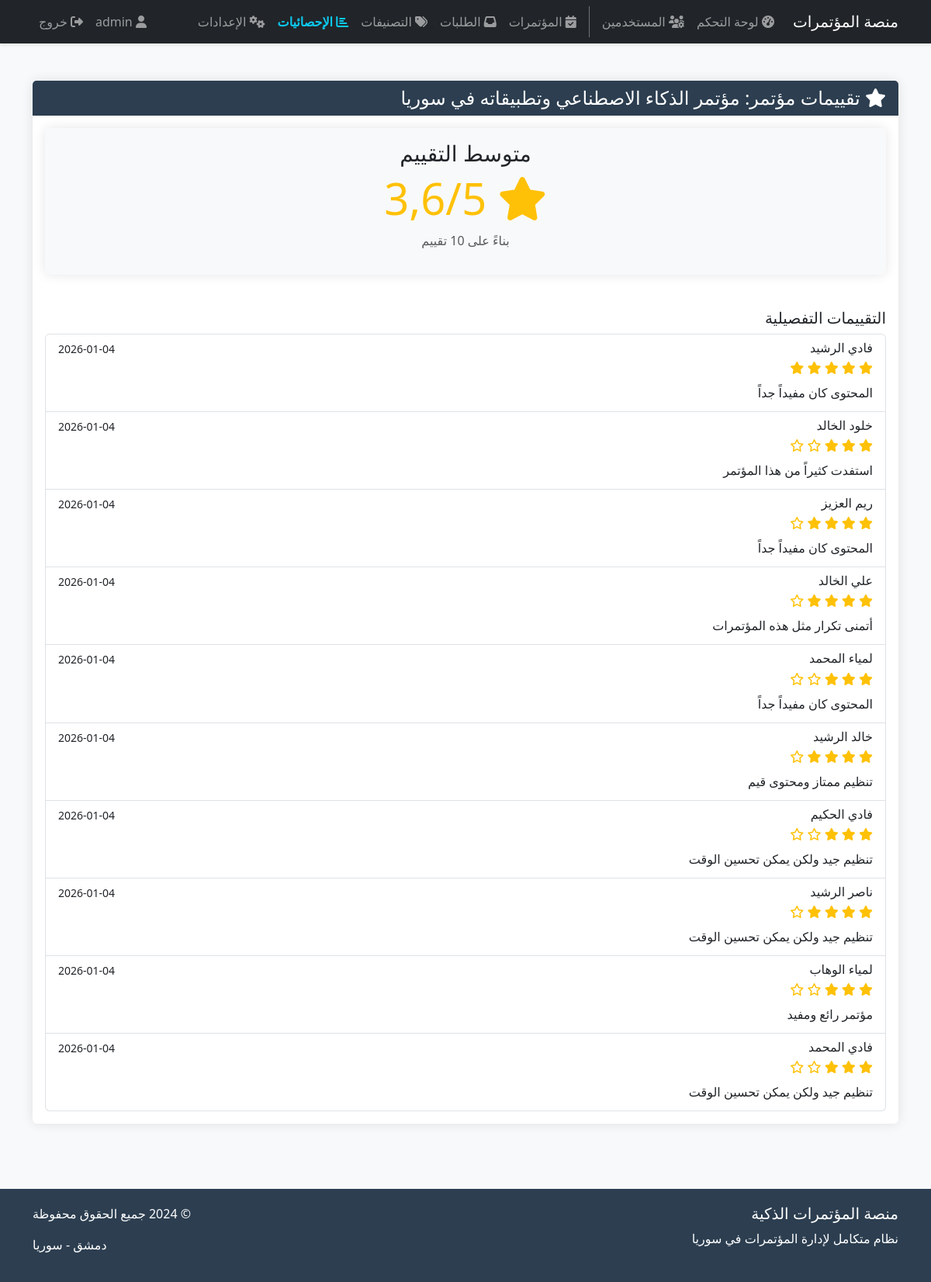
Screenshot of /conference/conferences/1/ratings/ (signed in) with the database file from the repository.
### conference/models.py (models this page shows, shortened)
class Conference(models.Model):
    STATUS_CHOICES = [
        ('pending', 'قيد الانتظار'),
        ('approved', 'مقبول'),
        ('rejected', 'مرفوض'),
        ('active', 'نشط'),
        ('completed', 'منتهي'),
        ('cancelled', 'ملغي'),
    ]
    title = models.CharField(max_length=200)
    description = models.TextField()
    category = models.ForeignKey(Category, on_delete=models.SET_NULL, null=True)
    organizer = models.ForeignKey(UserProfile, on_delete=models.CASCADE)
    start_date = models.DateTimeField()
    end_date = models.DateTimeField()
    location = models.CharField(max_length=200)
    city = models.ForeignKey(SyrianCity, on_delete=models.SET_NULL, null=True)
    max_attendees = models.IntegerField(default=100)
    current_attendees = models.IntegerField(default=0)
    status = models.CharField(max_length=20, choices=STATUS_CHOICES, default='pending')
    is_featured = models.BooleanField(default=False)
    created_at = models.DateTimeField(auto_now_add=True)
    updated_at = models.DateTimeField(auto_now=True)

class Rating(models.Model):
    conference = models.ForeignKey(Conference, on_delete=models.CASCADE)
    user = models.ForeignKey(UserProfile, on_delete=models.CASCADE)
    rating = models.IntegerField(choices=[(i, i) for i in range(1, 6)])
    comment = models.TextField(blank=True)
    created_at = models.DateTimeField(auto_now_add=True)
    class Meta:
        unique_together = ['conference', 'user']

class UserProfile(models.Model):
    USER_TYPES = [
        ('admin', 'مدير النظام'),
        ('organizer', 'منظم المؤتمر'),
        ('speaker', 'متحدث'),
        ('attendee', 'مشارك'),
    ]
    user = models.OneToOneField(User, on_delete=models.CASCADE)
    user_type = models.CharField(max_length=20, choices=USER_TYPES, default='attendee')
    phone = models.CharField(max_length=20)
    address = models.TextField()
    city = models.ForeignKey(SyrianCity, on_delete=models.SET_NULL, null=True)
    bio = models.TextField(blank=True)
    profile_picture = models.ImageField(upload_to='profile_pics/', blank=True)
    is_approved = models.BooleanField(default=False)
    created_at = models.DateTimeField(auto_now_add=True)

### conference/views.py (the view)
# urls.py: path('conferences/<int:conference_id>/ratings/', views.conference_ratings, name='conference_ratings'),
@login_required
def conference_ratings(request, conference_id):
    conference = get_object_or_404(Conference, id=conference_id)
    ratings = Rating.objects.filter(conference=conference).order_by('-created_at')
    avg_rating = ratings.aggregate(avg=Avg('rating'))['avg'] or 0
    context = {
        'conference': conference,
        'ratings': ratings,
        'avg_rating': round(avg_rating, 1),
    }
    return render(request, 'conference/ratings.html', context)

### templates/conference/ratings.html (shortened to what this page needs)
{% extends 'base.html' %}
{% block content %}
<div class="row">
    <div class="col-md-12">
        <div class="card">
            <div class="card-header">
                <h4 class="mb-0"><i class="fas fa-star"></i> تقييمات مؤتمر: {{ conference.title }}</h4>
            </div>
            <div class="card-body">
                <div class="row mb-4">
                    <div class="col-md-12">
                        <div class="card bg-light">
                            <div class="card-body text-center">
                                <h3>متوسط التقييم</h3>
                                <h1 class="display-4 text-warning">
                                    <i class="fas fa-star"></i> {{ avg_rating }}/5
                                </h1>
                                <p class="text-muted">بناءً على {{ ratings.count }} تقييم</p>
                            </div>
                        </div>
                    </div>
                </div>
                <div class="row">
                    <div class="col-md-12">
                        <h5>التقييمات التفصيلية</h5>
                        {% if ratings %}
                        <div class="list-group">
                            {% for rating in ratings %}
                            <div class="list-group-item">
                                <div class="d-flex w-100 justify-content-between">
                                    <h6 class="mb-1">{{ rating.user.user.get_full_name }}</h6>
                                    <small>{{ rating.created_at|date:"Y-m-d" }}</small>
                                </div>
                                <div class="mb-2">
                                    {% for i in "12345" %}
                                        {% if forloop.counter <= rating.rating %}
                                        <i class="fas fa-star text-warning"></i>
                                        {% else %}
                                        <i class="far fa-star text-warning"></i>
                                        {% endif %}
                                    {% endfor %}
                                </div>
                                {% if rating.comment %}
                                <p class="mb-1">{{ rating.comment }}</p>
                                {% endif %}
                            </div>
                            {% endfor %}
                        </div>
                        {% else %}
                        <div class="text-center py-5">
                            <i class="fas fa-star fa-3x text-muted mb-3"></i>
                            <h4>لا توجد تقييمات لهذا المؤتمر بعد</h4>
                            <p class="text-muted">كن أول من يقيم هذا المؤتمر</p>
                        </div>
                        {% endif %}
                    </div>
                </div>
            </div>
        </div>
    </div>
</div>
{% endblock %}

### templates/base.html (shortened to what this page needs)
<!DOCTYPE html>
<html lang="ar" dir="rtl">
<head>
    <link href="https://cdn.jsdelivr.net/npm/bootstrap@5.3.0/dist/css/bootstrap.rtl.min.css" rel="stylesheet">
    <link rel="stylesheet" href="https://cdnjs.cloudflare.com/ajax/libs/font-awesome/6.4.0/css/all.min.css">
</head>
<body>
    <nav class="navbar navbar-expand-lg navbar-dark bg-dark mb-4">
    <div class="container">
        <a class="navbar-brand" href="{% url 'home' %}">منصة المؤتمرات</a>
        <div class="collapse navbar-collapse" id="navbarNav">
            <ul class="navbar-nav me-auto">
                <li class="nav-item">
                    <a class="nav-link" href="{% url 'admin_dashboard' %}"><i class="fas fa-tachometer-alt"></i> لوحة التحكم</a>
                </li>
                {% if user.userprofile.user_type == 'admin' %}
                <li class="nav-item">
                    <a class="nav-link" href="{% url 'manage_users' %}"><i class="fas fa-users-cog"></i> المستخدمين</a>
                </li>
                <li class="nav-item border-start border-secondary ms-2 ps-2">
                    <a class="nav-link" href="{% url 'conferences_list' %}"><i class="fas fa-calendar-check"></i> المؤتمرات</a>
                </li>
                <li class="nav-item">
                    <a class="nav-link" href="{% url 'conference_requests' %}"><i class="fas fa-inbox"></i> الطلبات</a>
                </li>
                <li class="nav-item">
                    <a class="nav-link" href="{% url 'manage_categories' %}"><i class="fas fa-tags"></i> التصنيفات</a>
                </li>
                <li class="nav-item">
                    <a class="nav-link fw-bold text-info" href="{% url 'platform_statistics' %}"><i class="fas fa-chart-bar"></i> الإحصائيات</a>
                </li>
                <li class="nav-item">
                    <a class="nav-link" href="{% url 'system_settings' %}"><i class="fas fa-cogs"></i> الإعدادات</a>
                </li>
                {% endif %}
            </ul>
            <ul class="navbar-nav ms-auto">
                {% if user.is_authenticated %}
                <li class="nav-item">
                    <a class="nav-link" href="{% url 'user_profile' %}"><i class="fas fa-user"></i> {{ user.username }}</a>
                </li>
                <li class="nav-item">
                    <a class="nav-link" href="{% url 'logout' %}"><i class="fas fa-sign-out-alt"></i> خروج</a>
                </li>
                {% else %}
                <li class="nav-item">
                    <a class="nav-link" href="{% url 'login' %}">دخول</a>
                </li>
                {% endif %}
            </ul>
        </div>
    </div>
</nav>
    <main class="container py-4">
        {% block content %}{% endblock %}
    </main>
    <footer class="footer">
        <div class="container">
            <div class="row">
                <div class="col-md-6">
                    <h5>منصة المؤتمرات الذكية</h5>
                    <p>نظام متكامل لإدارة المؤتمرات في سوريا</p>
                </div>
                <div class="col-md-6 text-end">
                    <p>&copy; 2024 جميع الحقوق محفوظة</p>
                    <p>دمشق - سوريا</p>
                </div>
            </div>
        </div>
    </footer>
</body>
</html>

### templates/base.html (style rules this page uses)
body { font-family: 'Segoe UI', Tahoma, Geneva, Verdana, sans-serif; background-color: #f8f9fa; }
.navbar { box-shadow: 0 2px 4px rgba(0,0,0,.1); }
.card { border: none; box-shadow: 0 0 15px rgba(0,0,0,0.1); margin-bottom: 20px; }
.card-header { background-color: #2c3e50; color: white; border-bottom: none; }
.footer { background-color: #2c3e50; color: white; padding: 20px 0; margin-top: 40px; }

### rows the page displays
Conference: title "مؤتمر الذكاء الاصطناعي وتطبيقاته في سوريا"
Rating: user.user.get_full_name "فادي الرشيد", created_at "2026-01-04", rating 5 (drawn), comment "المحتوى كان مفيداً جداً"
Rating: user.user.get_full_name "خلود الخالد", created_at "2026-01-04", rating 3 (drawn), comment "استفدت كثيراً من هذا المؤتمر"
Rating: user.user.get_full_name "ريم العزيز", created_at "2026-01-04", rating 4 (drawn), comment "المحتوى كان مفيداً جداً"
Rating: user.user.get_full_name "علي الخالد", created_at "2026-01-04", rating 4 (drawn), comment "أتمنى تكرار مثل هذه المؤتمرات"
Rating: user.user.get_full_name "لمياء المحمد", created_at "2026-01-04", rating 3 (drawn), comment "المحتوى كان مفيداً جداً"
Rating: user.user.get_full_name "خالد الرشيد", created_at "2026-01-04", rating 4 (drawn), comment "تنظيم ممتاز ومحتوى قيم"
Rating: user.user.get_full_name "فادي الحكيم", created_at "2026-01-04", rating 3 (drawn), comment "تنظيم جيد ولكن يمكن تحسين الوقت"
Rating: user.user.get_full_name "ناصر الرشيد", created_at "2026-01-04", rating 4 (drawn), comment "تنظيم جيد ولكن يمكن تحسين الوقت"
Rating: user.user.get_full_name "لمياء الوهاب", created_at "2026-01-04", rating 3 (drawn), comment "مؤتمر رائع ومفيد"
Rating: user.user.get_full_name "فادي المحمد", created_at "2026-01-04", rating 3 (drawn), comment "تنظيم جيد ولكن يمكن تحسين الوقت"

### other values shown
{{ user.username }} "admin"
{{ avg_rating }} "3,6"
